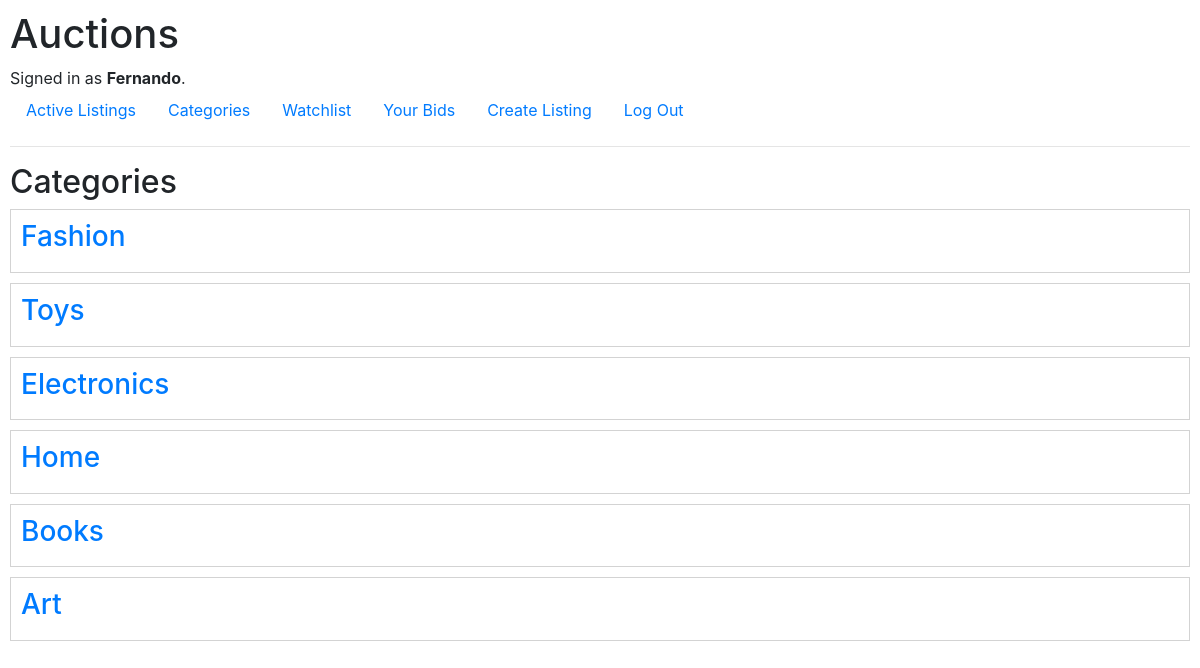
The page /categories (signed in) on the database its author committed.
### auctions/models.py (models this page shows, shortened)
class User(AbstractUser):
    pass

class Category(models.Model):
    name = models.CharField(max_length=100)

### auctions/views.py (the view)
# urls.py: path('categories', views.categories, name='categories'),
def categories(request):
    categories = Category.objects.all()
    return render(request, 'auctions/categories.html', {'categories': categories})

### auctions/templates/auctions/categories.html
{% extends "auctions/layout.html" %}
{% block body %}
    <h2>Categories</h2>
    <ul style="padding-left: 0;">
        {% for category in categories %}
            <li style="border: 1px solid lightgray; padding: 10px; margin-bottom: 10px; list-style-type: none;">
                <h3><a href="{% url 'category' category.id %}">{{ category.name }}</a></h3>
            </li>
        {% endfor %}
    </ul>
{% endblock %}

### auctions/templates/auctions/layout.html (shortened to what this page needs)
{% load static %}
<!DOCTYPE html>
<html lang="en">
    <head>
        <link rel="stylesheet" href="https://stackpath.bootstrapcdn.com/bootstrap/4.4.1/css/bootstrap.min.css">
        <link rel="stylesheet" href="{% static 'auctions/styles.css' %}">
    </head>
    <body>
        <h1>Auctions</h1>
        <div>
            {% if user.is_authenticated %}
                Signed in as <strong>{{ user.username }}</strong>.
            {% else %}
                Not signed in.
            {% endif %}
        </div>
        <ul class="nav">
            {% if user.is_authenticated %}
                <li class="nav-item">
                    <a class="nav-link" href="{% url 'index' %}">Active Listings</a>
                </li>
                <li class="nav-item">
                    <a class="nav-link" href="{% url 'categories' %}">Categories</a>
                </li>
                <li class="nav-item">
                    <a class="nav-link" href="{% url 'watchlist' %}">Watchlist</a>
                </li>
                <li class="nav-item">
                    <a class="nav-link" href="{% url 'user_activities' %}">Your Bids</a>
                </li>
                <li class="nav-item">
                    <a class="nav-link" href="{% url 'create_listing' %}">Create Listing</a>
                </li>
                <li class="nav-item">
                    <a class="nav-link" href="{% url 'logout' %}">Log Out</a>
                </li>
            {% endif %}
        </ul>
        <hr>
        {% block body %}
        {% endblock %}
    </body>
</html>

### auctions/static/auctions/styles.css (style rules this page uses)
body { padding: 10px; }

### rows shown on the page
User: username "Fernando"
Category: name "Fashion"
Category: name "Toys"
Category: name "Electronics"
Category: name "Home"
Category: name "Books"
Category: name "Art"
